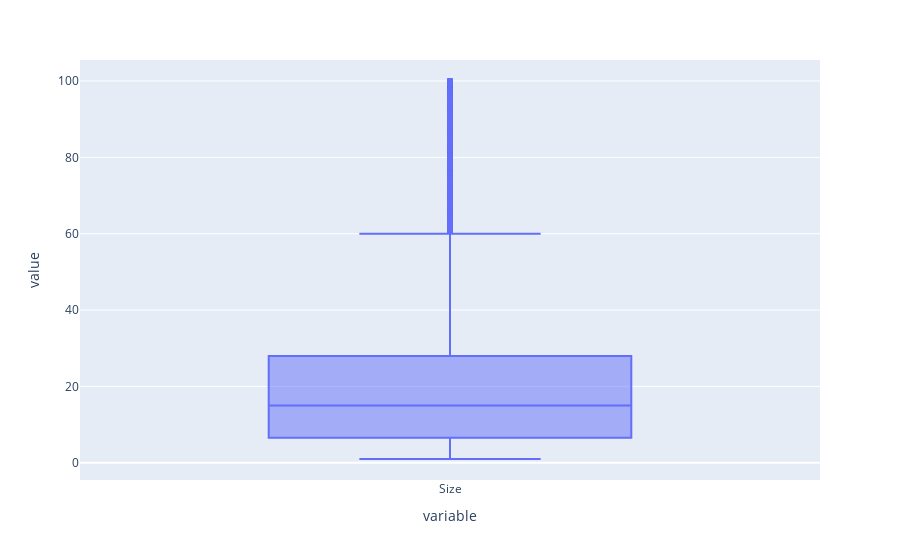

Notebook code cell kept with this figure:
### Markdown cell above
## Average App Size:

### Code cell
px.box(df.Size, labels={'y':'MB'})

### Figure 1 — Plotly figure (JSON) as saved in the notebook; plotly's stock layout.template omitted (floating-point values rounded to 4 significant figures; data arrays with more than 128 entries replaced by an {"elided": "..."} marker saying what was removed)
{"data": [{"alignmentgroup": "True", "hovertemplate": "variable=%{x}<br>value=%{y}<extra></extra>", "legendgroup": "", "marker": {"color": "#636efa"}, "name": "", "notched": false, "offsetgroup": "", "orientation": "v", "showlegend": false, "type": "box", "x": {"elided": "10357 str values"}, "x0": " ", "xaxis": "x", "y": {"elided": "10357 float values"}, "y0": " ", "yaxis": "y"}], "layout": {"boxmode": "group", "legend": {"tracegroupgap": 0}, "margin": {"t": 60}, "xaxis": {"anchor": "y", "domain": [0, 1], "title": {"text": "variable"}}, "yaxis": {"anchor": "x", "domain": [0, 1], "title": {"text": "value"}}}}
